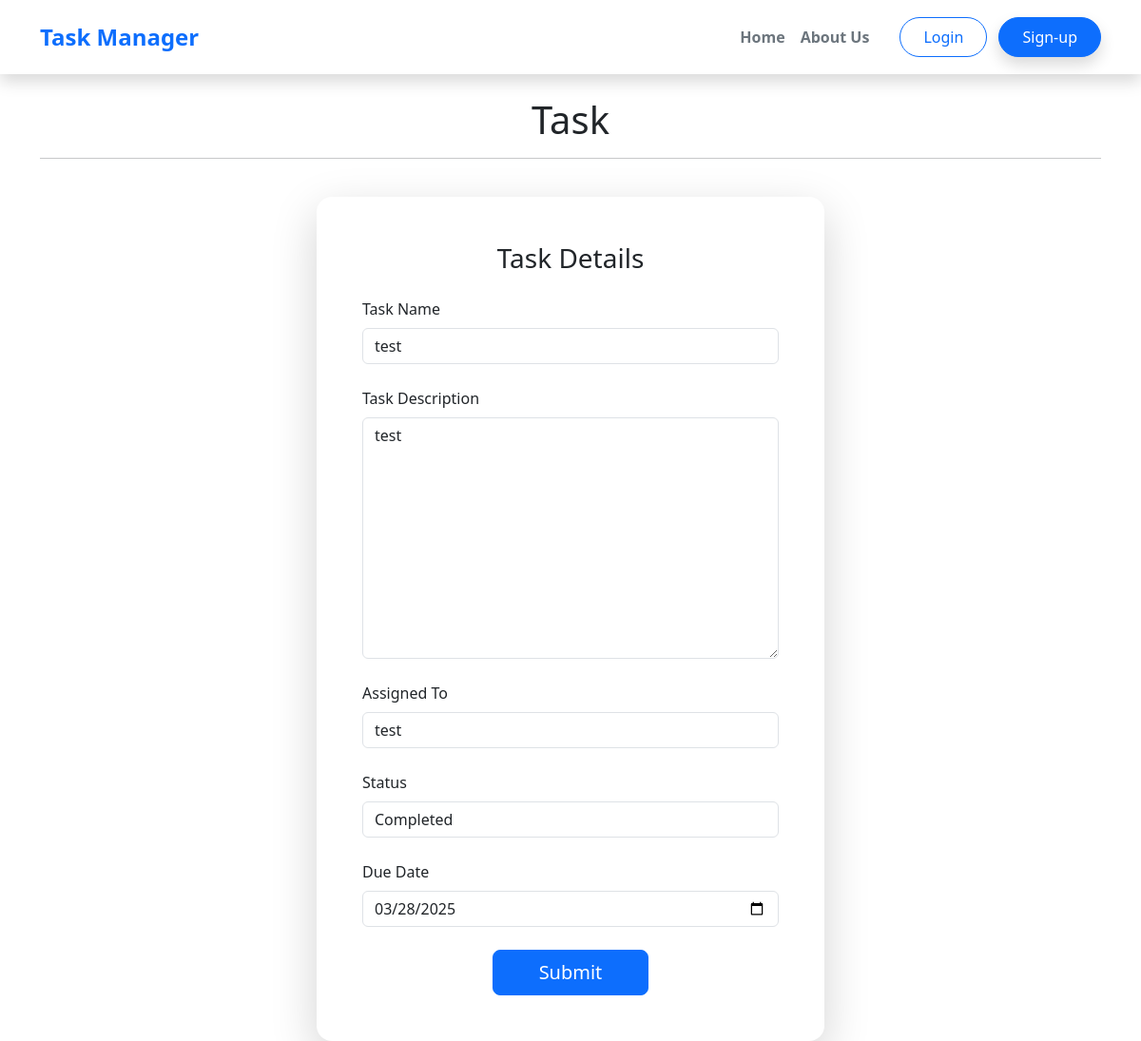
The page /task_form_add_update/6 on the database its author committed.
### task/models.py (models this page shows, shortened)
class Task(models.Model):
    STATUS_CHOICES = [
        ('To-Do', 'To-Do'),
        ('In-Progress', 'In-Progress'),
        ('Review', 'Review'),
        ('Completed', 'Completed'),
        ("Cancelled", "Cancelled"),
    ]
    name = models.CharField(max_length=255)
    description = models.TextField()
    assigned_to = models.ForeignKey(User, on_delete=models.CASCADE, related_name="tasks")
    status = models.CharField(max_length=20, choices=STATUS_CHOICES, default='To-Do')
    due_date = models.DateField()
    created_at = models.DateTimeField(auto_now_add=True)
    updated_at = models.DateTimeField(auto_now=True)

### task/views.py (the view, shortened to what this page needs)
# urls.py: path('task_form_add_update', views.task_form_add_update, name='create_task'),
def task_form_add_update(request, id=0):
    try:
        if request.method == 'GET':
            if id == 0:
                m_form = TaskForm()
            else:
                task = Task.objects.get(id=id)
                m_form = TaskForm(instance=task)
            return render(request, 'task_form.html', {'m_form': m_form})
    except Exception:
        return redirect(handler500)

### task/forms.py
class TaskForm(forms.ModelForm):
    class Meta:
        model = Task
        fields = ("name", "description", "assigned_to", "status", "due_date")
        labels = {
            "name": "Task Name",
            "description": "Task Description",
            "assigned_to": "Assigned To",
            "status": "Status",
            "due_date": "Due Date",
        }
        widgets = {
            "due_date": forms.DateInput(attrs={"type": "date", "class": "form-control"}),
            "status": forms.Select(attrs={"class": "form-control"}),
        }

### templates/task_form.html (shortened to what this page needs)
{% extends '_partials/base.html' %}
{% load static %}
{% load widget_tweaks %}
{% block body %}
<div class="container">
    <br>
    <h1 class="text-center">Task</h1>
    <hr>
    <br>
    <section class="vh-20">
        <div class="container h-100">
            <div class="row d-flex justify-content-center align-items-center h-100">
                <div class="col-12 col-md-9 col-lg-7 col-xl-6">
                    <div class="card shadow-lg border-0 rounded-4">
                        <div class="card-body p-5">
                            <h3 class="text-center mb-4">Task Details</h3>
                            <form method="POST">
                                {% for field in m_form.visible_fields %}
                                <div class="form-outline mb-4">
                                    <label class="form-label">{{ field.label }}</label>
                                    {% render_field field class="form-control" %}
                                </div>
                                {% endfor %}
                                <div class="d-flex justify-content-center">
                                    <button type="submit" class="btn btn-primary btn-lg px-5">Submit</button>
                                </div>
                            </form>
                        </div>
                    </div>
                </div>
            </div>
        </div>
    </section>
</div>
{% endblock %}

### rows shown on the page
Task: name "test" "test" "test" "Completed" "03/28/2025"

### other values the page prints
{{ field.label }} "Task Name" "Task Description" "Assigned To" "Status" "Due Date"
